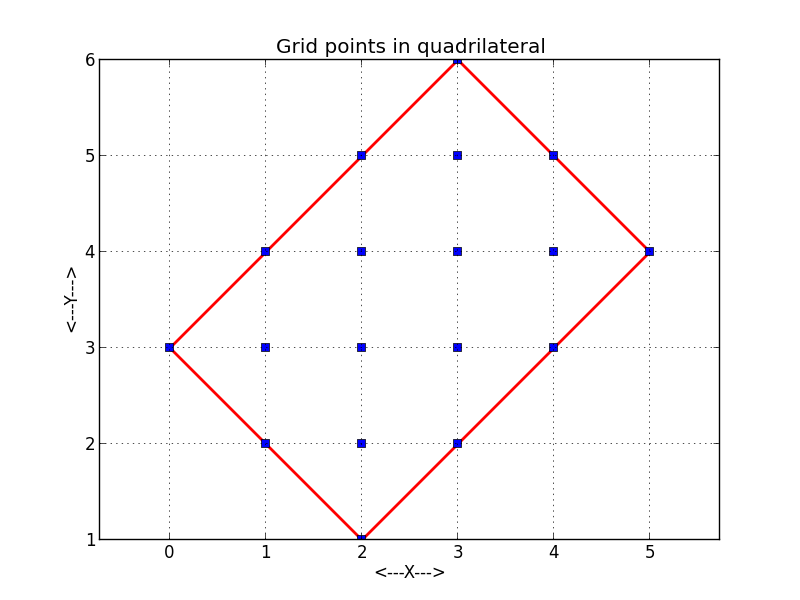

Write the Python code that produced this figure.
#!/usr/bin/env python
#
def square_grid_display ( xv, ng, xg, filename ):

#*****************************************************************************80
#
## SQUARE_GRID_DISPLAY displays grid points inside a quadrilateral.
#
#  Licensing:
#
#    This code is distributed under the GNU LGPL license.
#
#  Modified:
#
#   10 April 2015
#
#  Author:
#
#    John Burkardt
#
#  Parameters:
#
#    Input, real XV(4,2), the coordinates of the vertices.
#
#    Input, integer NG, the number of grid points.
#
#    Input, real XG(NG,2), the grid points.
#
#    Input, string FILENAME, the name of the plotfile to be created.
#
  import matplotlib.pyplot as plt
  import numpy as np
#
#  Plot the outline.
#
  qx = np.zeros ( 5 )
  qy = np.zeros ( 5 )

  qx[0] = xv[0,0];
  qx[1] = xv[1,0];
  qx[2] = xv[2,0];
  qx[3] = xv[3,0];
  qx[4] = xv[0,0];

  qy[0] = xv[0,1];
  qy[1] = xv[1,1];
  qy[2] = xv[2,1];
  qy[3] = xv[3,1];
  qy[4] = xv[0,1];

  plt.plot ( qx, qy, linewidth = 2.0, color = 'r' )
#
#  Plot the gridpoints.
#
  plt.plot ( xg[0:ng,0], xg[0:ng,1], 'bs' )
#
#  Cleanup and annotate.
#
  plt.xlabel ( '<---X--->' )
  plt.ylabel ( '<---Y--->' )
  plt.title ( 'Grid points in quadrilateral' )
  plt.grid ( True )
  plt.axis ( 'equal' )
# plt.show ( )
#
#  Save plot to file.
#
  plt.savefig ( filename )

  plt.clf ( )

  print ''
  print '  Graphics data saved in file "%s"' % (filename )

  return

def square_grid_display_test ( ):

#*****************************************************************************80
#
## SQUARE_GRID_DISPLAY displays grid points inside a quadrilateral.
#
#  Licensing:
#
#    This code is distributed under the GNU LGPL license.
#
#  Modified:
#
#    09 April 2015
#
#  Author:
#
#    John Burkardt
#
  import numpy as np

  print ''
  print 'SQUARE_GRID_DISPLAY_TEST:'
  print '  SQUARE_GRID_DISPLAY displays a grid of points in a quadrilateral.'

  xv = np.array ( [ \
    [ 2.0, 1.0 ], \
    [ 5.0, 4.0 ], \
    [ 3.0, 6.0 ], \
    [ 0.0, 3.0 ] ] )

  ng = 18
  xg = np.array ( [ \
    [ 2.0, 1.0 ], \
    [ 1.0, 2.0 ], \
    [ 2.0, 2.0 ], \
    [ 3.0, 2.0 ], \
    [ 0.0, 3.0 ], \
    [ 1.0, 3.0 ], \
    [ 2.0, 3.0 ], \
    [ 3.0, 3.0 ], \
    [ 4.0, 3.0 ], \
    [ 1.0, 4.0 ], \
    [ 2.0, 4.0 ], \
    [ 3.0, 4.0 ], \
    [ 4.0, 4.0 ], \
    [ 5.0, 4.0 ], \
    [ 2.0, 5.0 ], \
    [ 3.0, 5.0 ], \
    [ 4.0, 5.0 ], \
    [ 3.0, 6.0 ] ] )

  filename = 'square_grid_display.png'

  square_grid_display ( xv, ng, xg, filename )
#
#  Terminate.
#
  print ''
  print 'SQUARE_GRID_DISPLAY_TEST:'
  print '  Normal end of execution.'

  return
  
if ( __name__ == '__main__' ):
  from timestamp import timestamp
  timestamp ( )
  square_grid_display_test ( )
  timestamp ( )
